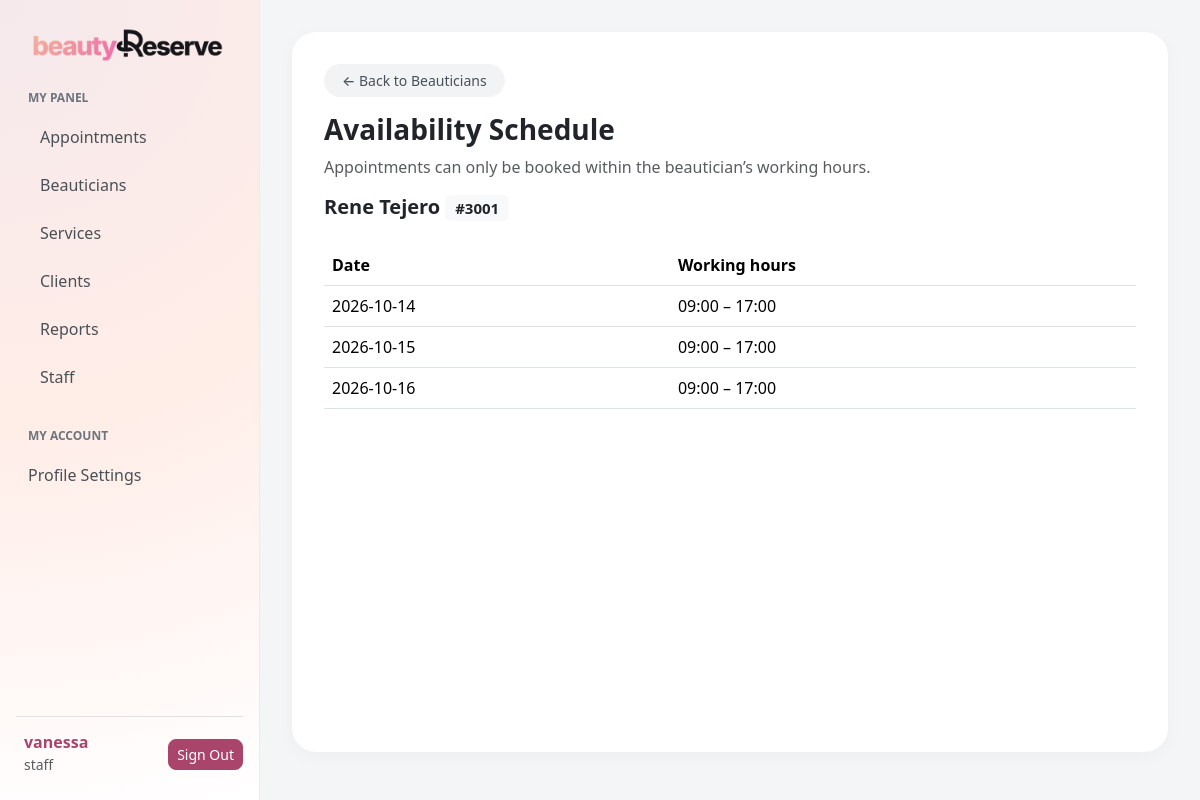
The app's page /availability.php?beauticianID=3001 (signed in) with its own data.
### tables this page shows
CREATE TABLE `beauticians` (
  `beauticianID` int(11) NOT NULL,
  `beauticianType` varchar(20) NOT NULL,
  `lastName` varchar(50) NOT NULL,
  `firstName` varchar(50) NOT NULL,
  `address` varchar(255) NOT NULL,
  `contactNo` varchar(11) NOT NULL,
  `employmentStatus` varchar(20) NOT NULL,
  `dateJoined` date NOT NULL,
  `dateSeparated` date DEFAULT NULL,
  `imageData` mediumblob DEFAULT NULL,
  `imageMime` varchar(50) DEFAULT NULL
);

CREATE TABLE `availability` (
  `availabilityID` int(11) NOT NULL,
  `beauticianID` int(11) NOT NULL,
  `availableDate` date NOT NULL,
  `startTime` time NOT NULL,
  `endTime` time NOT NULL
);

### includes/booking.php (called while the page is built, shortened)
<?php
function bookingText($value)
{
    return htmlspecialchars((string) $value, ENT_QUOTES, 'UTF-8');
}
function bookingValue($values, $key)
{
    return isset($values[$key]) && is_string($values[$key]) ? trim($values[$key]) : '';
}
function bookingID($id)
{
    return ctype_digit((string) $id) && $id > 0 && $id <= 2147483647;
}
function bookingQuery($conn, $sql, $types = '', $values = [])
{
    $statement = $conn->prepare($sql);
    if ($types != '') {
        $statement->bind_param($types, ...$values);
    }
    $statement->execute();
    $rows = $statement->get_result()->fetch_all(MYSQLI_ASSOC);
    return $rows;
}

### availability.php (the view, shortened to what this page needs)
<?php
require_once 'config/database.php';
require_once 'includes/booking.php';
$beauticianID = bookingValue($_GET, 'beauticianID');
$people = bookingID($beauticianID)
    ? bookingQuery(
        $conn,
        'SELECT beauticianID,firstName,lastName,employmentStatus,dateJoined,dateSeparated FROM beauticians WHERE beauticianID=?',
        'i',
        [$beauticianID]
    )
    : [];
$person = $people[0] ?? null;
$schedules = bookingID($beauticianID)
    ? bookingQuery(
        $conn,
        'SELECT * FROM availability WHERE beauticianID=? ORDER BY availableDate,startTime',
        'i',
        [$beauticianID]
    )
    : [];
?>
<!DOCTYPE html>
<html lang="en">
    <head>
        <link
            href="https://cdn.jsdelivr.net/npm/bootstrap@5.3.2/dist/css/bootstrap.min.css"
            rel="stylesheet"
        />
        <link href="css/beauticians.css?v=<?php echo filemtime(
            __DIR__ . '/css/beauticians.css'
        ); ?>" rel="stylesheet" />
    </head>
    <body>
        <?php include 'includes/sidebar.php'; ?>
        <div class="main-content">
            <div class="dashboard-card">
                <a href="beauticians.php" class="filter-pill d-inline-block text-decoration-none"
                    >&larr; Back to Beauticians</a
                >
                <h1 class="fw-bold fs-3 mt-3">Availability Schedule</h1>
                <p class="text-muted">
                    Appointments can only be booked within the beautician’s working hours.
                </p>
                <div class="mb-4">
                    <h2 class="fs-5 fw-bold">
                        <?php echo bookingText(
                             $person['firstName'] . ' ' . $person['lastName']
                         ); ?>
                        <span class="badge bg-light text-dark">#<?php echo $person['beauticianID']; ?></span>
                    </h2>
                </div>
                <div class="table-responsive">
                    <table class="table align-middle">
                        <thead>
                            <tr>
                                <th>Date</th>
                                <th>Working hours</th>
                            </tr>
                        </thead>
                        <tbody>
                            <?php foreach ($schedules as $schedule): ?>
                            <tr>
                                <td><?php echo bookingText(
                                    $schedule['availableDate']
                                ); ?></td>
                                <td><?php echo substr($schedule['startTime'], 0, 5) .
                                    ' – ' .
                                    substr($schedule['endTime'], 0, 5); ?></td>
                            </tr>
                            <?php endforeach; ?>
                        </tbody>
                    </table>
                </div>
            </div>
        </div>
        <?php include 'includes/footer.php'; ?>
    </body>
</html>

### css/beauticians.css (style rules this page uses)
body { background-color: #f4f5f7; font-family: system-ui, -apple-system, "Segoe UI", Roboto, Helvetica, Arial, sans-serif; color: #212529; }
.main-content { margin-left: 260px; padding: 32px; }
.dashboard-card { background-color: #ffffff; border-radius: 24px; padding: 32px; box-shadow: 0 4px 20px rgba(0, 0, 0, 0.03); min-height: 90vh; }
.filter-pill { background-color: #f1f3f5; border: none; border-radius: 50rem; padding: 6px 18px; font-size: 0.875rem; color: #495057; font-weight: 500; transition: all 0.2s ease; }

### records on screen
beauticians: firstName+lastName "Rene Tejero", beauticianID "3001"
availability: availableDate "2026-10-14", startTime "09:00", endTime "17:00"
availability: availableDate "2026-10-15", startTime "09:00", endTime "17:00"
availability: availableDate "2026-10-16", startTime "09:00", endTime "17:00"

### other values on screen
$_SESSION['user_name'] "vanessa"
$_SESSION['user_role'] "staff"
